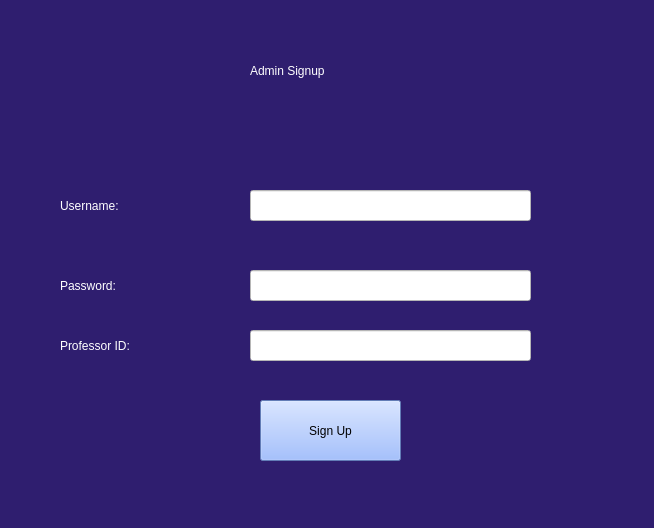
<?xml version="1.0" encoding="UTF-8"?>
<ui version="4.0">
 <class>AdminWindow</class>
 <widget class="QMainWindow" name="AdminWindow">
  <property name="geometry">
   <rect>
    <x>0</x>
    <y>0</y>
    <width>654</width>
    <height>528</height>
   </rect>
  </property>
  <property name="windowTitle">
   <string>Admin Window</string>
  </property>
  <property name="styleSheet">
   <string notr="true">background-color: rgb(47, 30, 111);</string>
  </property>
  <widget class="QWidget" name="centralwidget">
   <widget class="QLabel" name="label_username">
    <property name="geometry">
     <rect>
      <x>60</x>
      <y>190</y>
      <width>131</width>
      <height>31</height>
     </rect>
    </property>
    <property name="styleSheet">
     <string notr="true">color: rgb(255, 255, 255);
font: 700 16pt &quot;Segoe UI&quot;;</string>
    </property>
    <property name="text">
     <string>Username:</string>
    </property>
   </widget>
   <widget class="QLabel" name="label_password">
    <property name="geometry">
     <rect>
      <x>60</x>
      <y>270</y>
      <width>121</width>
      <height>31</height>
     </rect>
    </property>
    <property name="styleSheet">
     <string notr="true">color: rgb(255, 255, 255);
font: 700 16pt &quot;Segoe UI&quot;;</string>
    </property>
    <property name="text">
     <string>Password:</string>
    </property>
   </widget>
   <widget class="QLineEdit" name="lineedit_username">
    <property name="geometry">
     <rect>
      <x>250</x>
      <y>190</y>
      <width>281</width>
      <height>31</height>
     </rect>
    </property>
    <property name="styleSheet">
     <string notr="true">background-color: rgb(255, 255, 255);
font: 700 16pt &quot;Segoe UI&quot;;</string>
    </property>
    <property name="inputMethodHints">
     <set>Qt::ImhNone</set>
    </property>
   </widget>
   <widget class="QLineEdit" name="lineedit_password">
    <property name="geometry">
     <rect>
      <x>250</x>
      <y>270</y>
      <width>281</width>
      <height>31</height>
     </rect>
    </property>
    <property name="styleSheet">
     <string notr="true">background-color: rgb(255, 255, 255);
font: 700 16pt &quot;Segoe UI&quot;;</string>
    </property>
    <property name="inputMethodHints">
     <set>Qt::ImhNone</set>
    </property>
    <property name="echoMode">
     <enum>QLineEdit::Password</enum>
    </property>
   </widget>
   <widget class="QPushButton" name="button_signup">
    <property name="geometry">
     <rect>
      <x>260</x>
      <y>400</y>
      <width>141</width>
      <height>61</height>
     </rect>
    </property>
    <property name="styleSheet">
     <string notr="true">background-color: rgb(137, 174, 255);
font: 700 12pt &quot;Segoe UI&quot;;</string>
    </property>
    <property name="text">
     <string>Sign Up</string>
    </property>
   </widget>
   <widget class="QLabel" name="label">
    <property name="geometry">
     <rect>
      <x>250</x>
      <y>50</y>
      <width>251</width>
      <height>41</height>
     </rect>
    </property>
    <property name="styleSheet">
     <string notr="true">font: 700 20pt &quot;Segoe UI&quot;;
color: rgb(255, 255, 255);</string>
    </property>
    <property name="text">
     <string>Admin Signup</string>
    </property>
   </widget>
   <widget class="QLabel" name="label_professor_id">
    <property name="geometry">
     <rect>
      <x>60</x>
      <y>330</y>
      <width>121</width>
      <height>31</height>
     </rect>
    </property>
    <property name="styleSheet">
     <string notr="true">color: rgb(255, 255, 255);
font: 700 16pt &quot;Segoe UI&quot;;</string>
    </property>
    <property name="text">
     <string>Professor ID:</string>
    </property>
   </widget>
   <widget class="QLineEdit" name="lineedit_professor_id">
    <property name="geometry">
     <rect>
      <x>250</x>
      <y>330</y>
      <width>281</width>
      <height>31</height>
     </rect>
    </property>
    <property name="styleSheet">
     <string notr="true">background-color: rgb(255, 255, 255);
font: 700 16pt &quot;Segoe UI&quot;;</string>
    </property>
    <property name="inputMethodHints">
     <set>Qt::ImhDigitsOnly</set>
    </property>
   </widget>
  </widget>
 </widget>
 <resources/>
 <connections/>
</ui>
